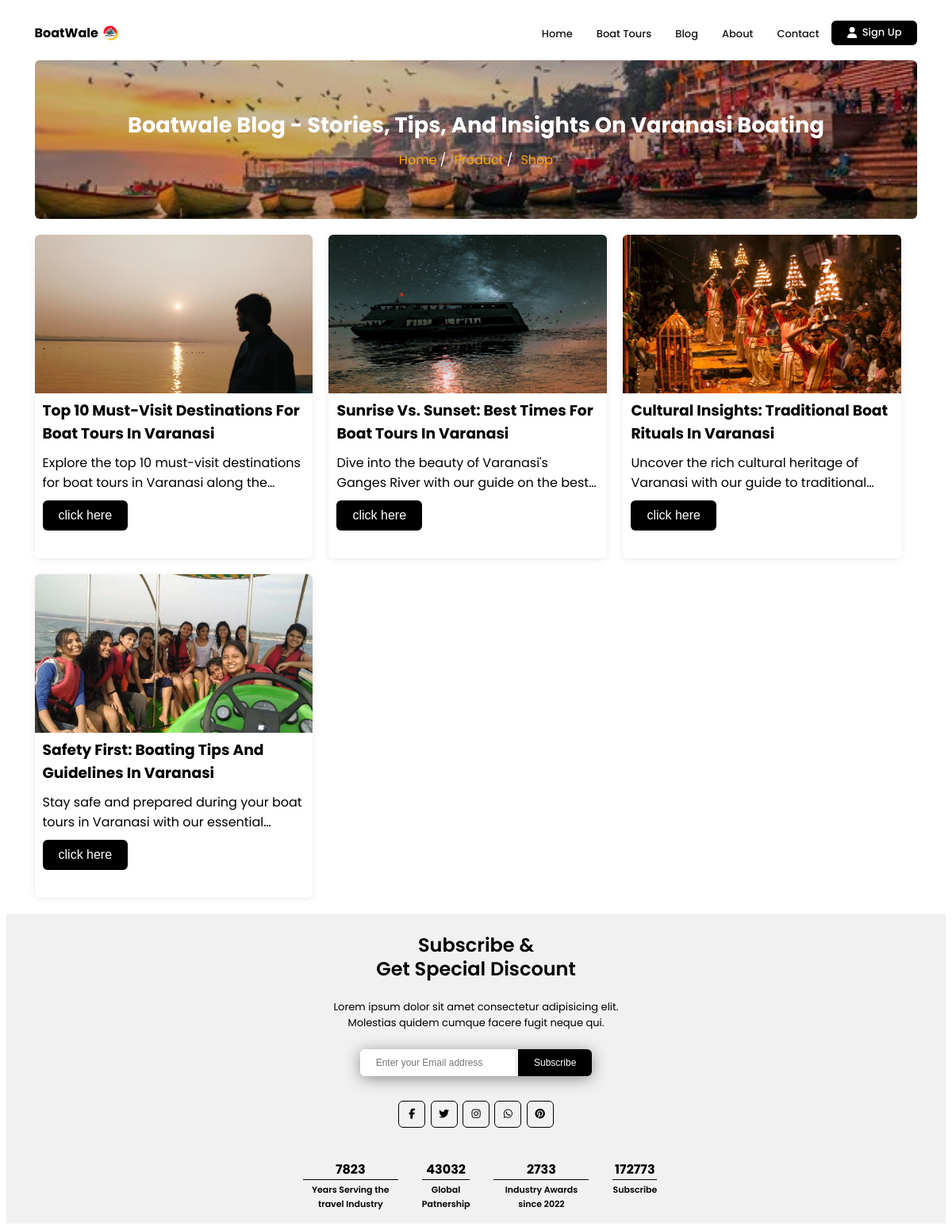
Screenshot of /blog/ with the database file from the repository.
### blog/models.py (models this page shows, shortened)
class Post(models.Model):
    title = models.CharField(max_length=70)
    description = models.CharField(max_length=170, null=True, blank=True)
    slug = models.SlugField(unique=True, null=False)
    featured_image = models.ImageField(upload_to='Post Featured Image/', null=True, blank=True)
    featured_alt = models.CharField(max_length=100, null=True, blank=True)
    author = models.ForeignKey(User, on_delete=models.CASCADE, null=True, default=None)
    content = RichTextField(null=True, blank=True)
    published_date = models.DateTimeField(auto_now_add=True)
    updated_date = models.DateTimeField(auto_now=True)
    categories = models.ForeignKey(Category, on_delete=models.CASCADE, null=True, default=None)
    tags = models.ForeignKey(Tag, on_delete=models.CASCADE, null=True, default=None)

### blog/views.py (the view)
# urls.py: path('blog/', views.blog, name="blog"),
def blog(request):
    content_category = Category.objects.all()
    content_posts = Post.objects.all()
    context = {
        'title': "Boatwale Blog - Stories, Tips, and Insights on Varanasi Boating",
        'description': 'Stay updated with the latest stories, tips, and insights about boating in Varanasi on the Boatwale blog, curated for both enthusiasts and travelers.',
        'keywords': "Varanasi boating, boatwale blog, Ganges River stories, boating tips, boat tour insights, Varanasi travel guide, boatwale updates",
        'categories': content_category,
        'posts': content_posts
    }
    return render(request, 'blog.html', context=context)

### blog/models.py (called while the page is built)
    def __str__(self):
        return self.name

### templates/blog.html (shortened to what this page needs)
{% extends "base.html" %}
{% load static %}
{% block cssblock %}
    <link rel="stylesheet" href="{% static "css/blog.css" %}">
{% endblock cssblock %}
{% block content %}
    {% include "hero.html" %}
    <section class="blog_sec">
            <div class="blog_ctg">
                <div class="blog_pt">
                    {% for post in posts %}
                    <a href="{% url 'post' slug=post.slug %}" class="blog">
                            <img fetchpriority="high" loading="lazy" src="/media/{{post.featured_image}}" alt="{{recent_post.featured_alt}}">
                            <h3>{{post.title}}</h3>
                            <p>{{post.description}}</p>
                            <div class="add-to-cart">
                                <button class="addbtn">click here</button>
                            </div>
                      </a>
                    {% endfor %}
                </div>
            </div>
    </section>
{% endblock content %}

### templates/base.html (shortened to what this page needs)
<!DOCTYPE html>
{% load static %}
<html lang="en">
<head>
  <link rel="preload" href="{% static 'css/base.css' %}" as="style" onload="this.onload=null;this.rel='stylesheet'">
  {% block cssblock %}{% endblock cssblock %}
</head>
    <nav>
        <a href="{% url "home" %}"><h4>BoatWale<img fetchpriority="high" loading="lazy" src="{% static "images/logo/boatwale.png" %}" alt="boatwale image"></h4></a>
        <ul id="menu_bx">
            <li><a href="{% url "home" %}">Home</a></li>
            <li><a href="{% url "boat-tours" %}">Boat Tours</a></li>
            <li><a href="{% url "blog" %}">Blog</a></li>
            <li><a href="{% url 'about' %}">About</a></li>
            <li><a href="{% url "contact" %}">Contact</a></li>
            {% if user.is_authenticated %}
                <li><a href="{% url "dashboard" %}"><svg xmlns="http://www.w3.org/2000/svg" height="14" width="12.25" viewBox="0 0 448 512"><path fill="#ffffff" d="M224 256A128 128 0 1 0 224 0a128 128 0 1 0 0 256zm-45.7 48C79.8 304 0 383.8 0 482.3C0 498.7 13.3 512 29.7 512H418.3c16.4 0 29.7-13.3 29.7-29.7C448 383.8 368.2 304 269.7 304H178.3z"/></svg>Profile</a></li>
            {% else %}
                <li><a href="{% url "registration" %}"><svg xmlns="http://www.w3.org/2000/svg" height="14" width="12.25" viewBox="0 0 448 512"><path fill="#ffffff" d="M224 256A128 128 0 1 0 224 0a128 128 0 1 0 0 256zm-45.7 48C79.8 304 0 383.8 0 482.3C0 498.7 13.3 512 29.7 512H418.3c16.4 0 29.7-13.3 29.7-29.7C448 383.8 368.2 304 269.7 304H178.3z"/></svg>Sign Up</a></li>
            {% endif %}
        </ul>
    </nav>
    {% block content %}{% endblock content %}
    <footer>
        <h2>Subscribe & <br> get special discount </h2>
        <p class="ff_p">Lorem ipsum dolor sit amet consectetur adipisicing elit. Molestias quidem cumque facere fugit neque qui.</p>
        <div class="input_bx">
            <input type="text" placeholder="Enter your Email address" id="Subscribe_input">
            <button>Subscribe</button>
        </div>
        <div class = "social-links">
            <a href = "https://www.facebook.com/">
              <i class = "fab fa-facebook-f"></i>
            </a>
            <a href = "https://twitter.com/">
              <i class = "fab fa-twitter"></i>
            </a>
            <a href = "https://www.instagram.com/boatwale_/">
              <i class = "fab fa-instagram"></i>
            </a>
            <a href="https://wa.me/7376096419/">
              <i class = "fab fa-whatsapp"></i>
            </a>
            <a href = "https://in.pinterest.com/">
              <i class = "fab fa-pinterest"></i>
            </a>
          </div>
        <ul>
            <li>7823<br><p class="fs_p">Years Serving the travel Industry</p></li>
            <li>43032<br><p class="fs_p">Global <br> Patnership </p></li>
            <li>2733<br><p class="fs_p">Industry Awards since 2022</p></li>
            <li>172773<br><p class="fs_p">Subscribe</p></li>
        </ul>
    </footer>
</body>
</html>

### templates/hero.html (shortened to what this page needs)
{% load static %}
{% block cssblock %}
    <link rel="preload" href="{% static "css/hero.css" %}" as="style" onload="this.onload=null;this.rel='stylesheet'">
{% endblock cssblock %}
<div class="banner">
    <h1>{{title}}</h1>
    <ol>
        <li>Home <span>/</span></li>
        <li>Product <span>/</span></li>
        <li>Shop</li>
    </ol>
</div>

### static/css/base.css (style rules this page uses)
h1, h2, h3, h4, h5, h6 { text-transform: capitalize; }
nav { width: 75%; height: 7%; margin: auto; display: flex; align-items: center; justify-content: space-between; }
nav a { text-decoration: none; color: #000000; }
nav h4 { display: flex; align-items: center; }
nav h4 img { width: 25px; height: 25px; margin-left: 3px; }
nav ul { list-style: none; display: flex; }
nav ul li { padding: 3px 15px; }
nav ul li:nth-last-child(1) { background: #000000; border-radius: 6px; padding: 5px 20px; transition: .3s linear; cursor: pointer; }
nav ul li:nth-last-child(1) a { color: #fff; display: flex; justify-content: center; align-items: center; gap: 7px; }
nav ul li:nth-last-child(1) a { color: #fff; }
nav ul li a { text-decoration: none; color: #121213; font-size: 13px; font-weight: 500; transition: .3 linear; }
footer { width: 100%; height: auto; background: rgb(241, 241, 241); margin-top: 20px; display: flex; align-items: center; justify-content: center; flex-direction: column; font-family: 'Poppins', sans-serif; gap: 10px; }
footer h2 { text-align: center; margin: 0; margin-top: 25px; line-height: 30px; font-weight: 600; }
footer .ff_p { text-align: center; width: 400px; font-size: 13px; }
footer .input_bx { box-shadow: 0px 3px 20px -1px gray; border-radius: 6px; }
footer .input_bx input { padding: 10px 20px; border: none; outline: none; font-size: 12px; border-radius: 6px 0px 0px 6px; }
footer .input_bx button { padding: 10px 20px; border: none; outline: none; font-size: 12px; border-radius: 0px 6px 6px 0px; background: #000000; color: #fff; cursor: pointer; transition: .3s linear; }
footer ul { list-style: none; display: flex; margin-top: 30px; }
footer ul li { text-align: center; margin-right: 30px; font-weight: bold; }
footer ul li .fs_p { font-size: 11px; font-weight: 600; max-width: 120px; margin: 0; line-height: 18px; border-top: 1px solid black; padding-top: 3px; }
.social-links { display: flex; align-items: center; margin-top: 21px; }
.social-links a { display: flex; align-items: center; justify-content: center; width: 32px; height: 32px; color: #000; border: 1px solid #000; margin: 0 0.2rem; border-radius: 6px; text-decoration: none; font-size: 0.8rem; transition: all 0.5s ease; }
@media screen and (max-width: 1249px) { nav { width: 94%; } }

### static/css/blog.css (style rules this page uses)
.blog_sec { width: 80%; margin: auto; min-height: 100vh; }
.blog_ctg { border-radius: 6px; margin-top: 20px; background-color: #fff; }
.blog_pt { border-radius: 6px; display: flex; justify-content: flex-start; align-items: flex-start; flex-wrap: wrap; gap: 20px; }
.blog_pt .blog { flex-basis: calc(33.33% - 20px); border-radius: 6px; overflow: hidden; background-color: #fff; box-shadow: 0px 2px 10px -1px rgb(0 0 0 / 10%); text-decoration: none; color: #000000; }
.blog_pt .blog img { height: 200px; width: 100%; object-fit: cover; }
.blog_pt .blog h3 { margin-bottom: 10px !important; }
.blog_pt .blog h3, .blog_pt .blog p { padding: 0 10px; }
.blog_pt .blog h3, .blog_pt .blog p { margin: 0; white-space: pre-line; overflow: hidden; text-overflow: ellipsis; display: -webkit-box; -webkit-line-clamp: 2; -webkit-box-orient: vertical; }
.blog_pt .blog .add-to-cart { display: flex; justify-content: space-between; align-items: center; padding: 10px; margin-bottom: 25px; }
.blog_pt .blog .add-to-cart .addbtn { padding: 10px 20px; font-size: 1rem; background-color: #000000; color: #fff; border: none; cursor: pointer; transition: background-color 0.3s ease; border-radius: 6px; }
@media screen and (max-width: 1249px) { .blog_sec { width: 94%; } }

### static/css/hero.css (style rules this page uses)
.banner { width: 80%; margin: auto; height: 200px; background: linear-gradient(rgba(1, 1, 1, 0.226), rgba(7, 7, 7, 0.221)), url(../images/tour-images/varanasi-ghat.webp) no-repeat center center/cover; border-radius: 6px; display: flex; align-items: center; justify-content: center; flex-direction: column; }
.banner h1 { font-size: 1.7rem; color: rgb(255, 255, 255); font-weight: 700; margin: 0; text-align: center; }
.banner ol { display: flex; align-items: center; justify-content: center; list-style: none; color: rgb(255, 166, 0); margin: 10px 0 0 0; padding: 0; }
.banner ol li { margin: 0 5px; }
.banner ol li span { color: white; }
@media screen and (max-width: 1249px) { .banner { width: 94%; } }

### rows the page displays
Post: featured_image (picture), title "Top 10 Must-Visit Destinations For Boat Tours In Varanasi", description "Explore the top 10 must-visit destinations for boat tours in Varanasi along…"
Post: featured_image (picture), title "Sunrise Vs. Sunset: Best Times For Boat Tours In Varanasi", description "Dive into the beauty of Varanasi's Ganges River with our guide on the…"
Post: featured_image (picture), title "Cultural Insights: Traditional Boat Rituals In Varanasi", description "Uncover the rich cultural heritage of Varanasi with our guide to…"
Post: featured_image (picture), title "Safety First: Boating Tips And Guidelines In Varanasi", description "Stay safe and prepared during your boat tours in Varanasi with our…"

### other values shown
{{ title }} "Boatwale Blog - Stories, Tips, And Insights On Varanasi Boating"
